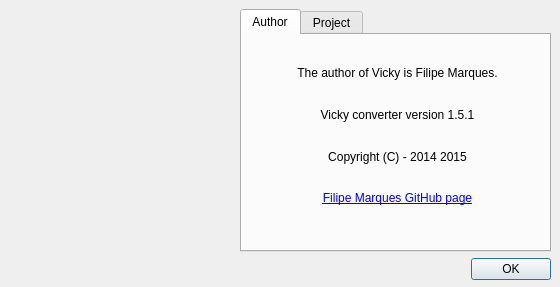
<?xml version="1.0" encoding="UTF-8"?>
<ui version="4.0">
 <class>Vicky_dialog</class>
 <widget class="QDialog" name="Vicky_dialog">
  <property name="geometry">
   <rect>
    <x>0</x>
    <y>0</y>
    <width>560</width>
    <height>287</height>
   </rect>
  </property>
  <property name="windowTitle">
   <string>Dialog</string>
  </property>
  <property name="windowIcon">
   <iconset resource="../resource/vv.qrc">
    <normaloff>:/icons/vicky64.png</normaloff>:/icons/vicky64.png</iconset>
  </property>
  <widget class="QWidget" name="layoutWidget">
   <property name="geometry">
    <rect>
     <x>10</x>
     <y>9</y>
     <width>541</width>
     <height>271</height>
    </rect>
   </property>
   <layout class="QGridLayout" name="gridLayout">
    <item row="0" column="0">
     <widget class="QLabel" name="label">
      <property name="enabled">
       <bool>true</bool>
      </property>
      <property name="text">
       <string/>
      </property>
      <property name="pixmap">
       <pixmap resource="../resource/vv.qrc">:/icons/vicky128.png</pixmap>
      </property>
      <property name="alignment">
       <set>Qt::AlignCenter</set>
      </property>
     </widget>
    </item>
    <item row="1" column="0" colspan="2">
     <spacer name="horizontalSpacer">
      <property name="orientation">
       <enum>Qt::Horizontal</enum>
      </property>
      <property name="sizeHint" stdset="0">
       <size>
        <width>478</width>
        <height>18</height>
       </size>
      </property>
     </spacer>
    </item>
    <item row="1" column="2">
     <widget class="QPushButton" name="pushButton">
      <property name="text">
       <string>OK</string>
      </property>
     </widget>
    </item>
    <item row="0" column="1" colspan="2">
     <widget class="QTabWidget" name="tabWidget">
      <property name="currentIndex">
       <number>0</number>
      </property>
      <widget class="QWidget" name="tab_3">
       <attribute name="title">
        <string>Author</string>
       </attribute>
       <widget class="QWidget" name="layoutWidget">
        <property name="geometry">
         <rect>
          <x>0</x>
          <y>20</y>
          <width>311</width>
          <height>161</height>
         </rect>
        </property>
        <layout class="QVBoxLayout" name="verticalLayout_3">
         <item>
          <widget class="QLabel" name="label_8">
           <property name="text">
            <string>The author of Vicky is Filipe Marques.</string>
           </property>
           <property name="alignment">
            <set>Qt::AlignCenter</set>
           </property>
          </widget>
         </item>
         <item>
          <widget class="QLabel" name="label_9">
           <property name="text">
            <string>Vicky converter version 1.5.1</string>
           </property>
           <property name="alignment">
            <set>Qt::AlignCenter</set>
           </property>
          </widget>
         </item>
         <item>
          <widget class="QLabel" name="label_11">
           <property name="text">
            <string>Copyright (C) - 2014 2015</string>
           </property>
           <property name="alignment">
            <set>Qt::AlignCenter</set>
           </property>
          </widget>
         </item>
         <item>
          <widget class="QLabel" name="label_10">
           <property name="text">
            <string>&lt;html&gt;&lt;head/&gt;&lt;body&gt;&lt;p&gt;&lt;a href=&quot;https://www.github.com/filipe-marques&quot;&gt;&lt;span style=&quot; text-decoration: underline; color:#0000ff;&quot;&gt;Filipe Marques GitHub page&lt;/span&gt;&lt;/a&gt;&lt;/p&gt;&lt;/body&gt;&lt;/html&gt;</string>
           </property>
           <property name="alignment">
            <set>Qt::AlignCenter</set>
           </property>
           <property name="openExternalLinks">
            <bool>true</bool>
           </property>
          </widget>
         </item>
        </layout>
       </widget>
      </widget>
      <widget class="QWidget" name="tab_2">
       <attribute name="title">
        <string>Project</string>
       </attribute>
       <widget class="QWidget" name="layoutWidget">
        <property name="geometry">
         <rect>
          <x>0</x>
          <y>10</y>
          <width>311</width>
          <height>161</height>
         </rect>
        </property>
        <layout class="QVBoxLayout" name="verticalLayout">
         <item>
          <widget class="QLabel" name="label_4">
           <property name="text">
            <string>This project is licensed under:</string>
           </property>
          </widget>
         </item>
         <item>
          <widget class="QLabel" name="label_5">
           <property name="text">
            <string>&lt;html&gt;&lt;head/&gt;&lt;body&gt;&lt;p&gt;&lt;a href=&quot;http://www.gnu.org/licenses/gpl-3.0.html&quot;&gt;&lt;span style=&quot; text-decoration: underline; color:#0000ff;&quot;&gt;GNU GPL v.3&lt;/span&gt;&lt;/a&gt;&lt;/p&gt;&lt;/body&gt;&lt;/html&gt;</string>
           </property>
           <property name="alignment">
            <set>Qt::AlignCenter</set>
           </property>
           <property name="openExternalLinks">
            <bool>true</bool>
           </property>
          </widget>
         </item>
         <item>
          <widget class="QLabel" name="label_2">
           <property name="text">
            <string>This project is at GitHub:</string>
           </property>
          </widget>
         </item>
         <item>
          <widget class="QLabel" name="label_3">
           <property name="text">
            <string>&lt;html&gt;&lt;head/&gt;&lt;body&gt;&lt;p&gt;&lt;a href=&quot;https://www.github.com/filipe-marques/vicky&quot;&gt;&lt;span style=&quot; text-decoration: underline; color:#0000ff;&quot;&gt;Vicky converter&lt;/span&gt;&lt;/a&gt;&lt;/p&gt;&lt;/body&gt;&lt;/html&gt;</string>
           </property>
           <property name="textFormat">
            <enum>Qt::AutoText</enum>
           </property>
           <property name="alignment">
            <set>Qt::AlignCenter</set>
           </property>
           <property name="openExternalLinks">
            <bool>true</bool>
           </property>
          </widget>
         </item>
        </layout>
       </widget>
      </widget>
     </widget>
    </item>
   </layout>
  </widget>
 </widget>
 <resources>
  <include location="../resource/vv.qrc"/>
 </resources>
 <connections>
  <connection>
   <sender>pushButton</sender>
   <signal>clicked()</signal>
   <receiver>Vicky_dialog</receiver>
   <slot>accept()</slot>
   <hints>
    <hint type="sourcelabel">
     <x>569</x>
     <y>213</y>
    </hint>
    <hint type="destinationlabel">
     <x>319</x>
     <y>143</y>
    </hint>
   </hints>
  </connection>
 </connections>
</ui>
